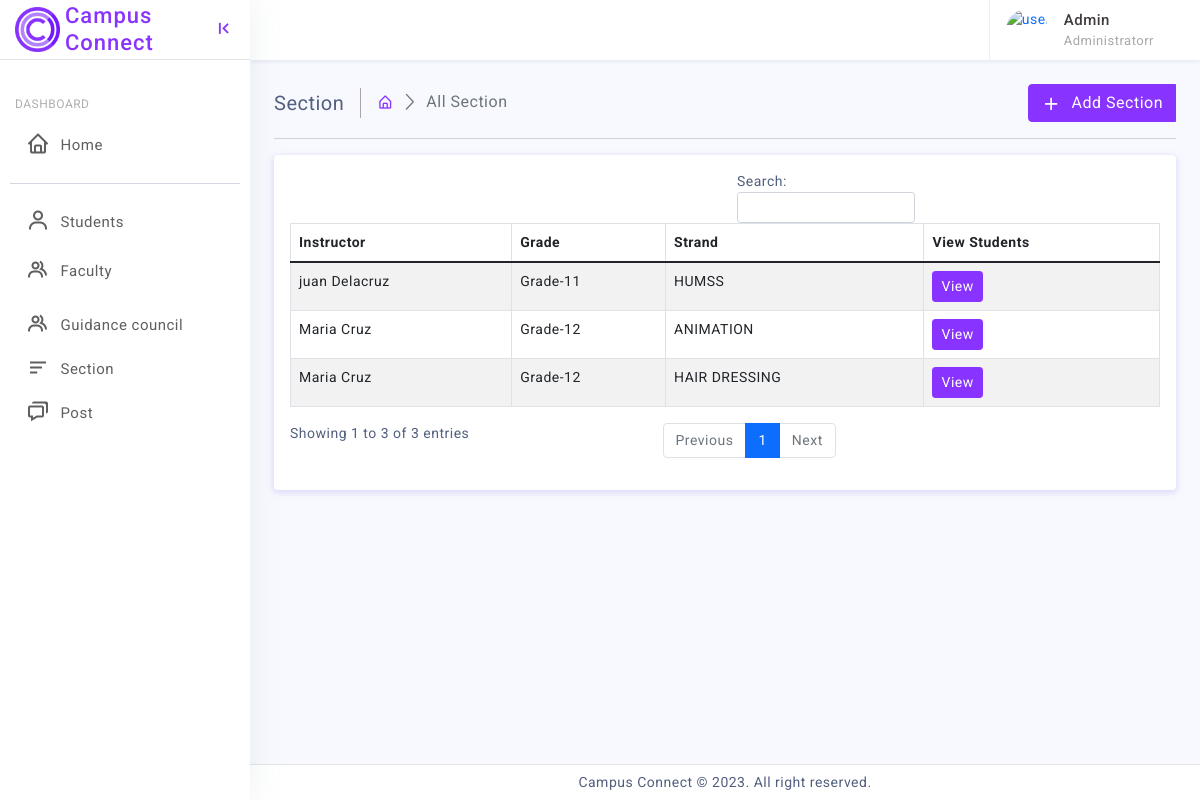
/admin/section.php (signed in), run on the app's committed database.
### tables this page shows
CREATE TABLE `section` (
  `id` int(11) NOT NULL,
  `grade` int(11) NOT NULL,
  `strand` int(11) NOT NULL,
  `instructor` int(11) NOT NULL
);

CREATE TABLE `faculty_info` (
  `faculty_id` int(11) NOT NULL,
  `userID` int(11) NOT NULL,
  `first_name` varchar(255) DEFAULT NULL,
  `last_name` varchar(255) DEFAULT NULL,
  `birthday` date DEFAULT NULL,
  `gender` enum('male','female','other') DEFAULT NULL,
  `address` varchar(255) DEFAULT NULL,
  `image` varchar(255) DEFAULT NULL,
  `email` varchar(255) DEFAULT NULL
);

CREATE TABLE `strand` (
  `strand_id` int(11) NOT NULL,
  `strand` varchar(255) NOT NULL
);

### admin/section.php (the view, shortened to what this page needs)
<?php
include("sidebar.php");
?>
		<div class="page-wrapper">
			<div class="page-content">
				<div class="page-breadcrumb d-none d-sm-flex align-items-center mb-3">
					<div class="breadcrumb-title pe-3">Section</div>
					<div class="ps-3">
						<nav aria-label="breadcrumb">
							<ol class="breadcrumb mb-0 p-0">
								<li class="breadcrumb-item"><a href="javascript:;"><i class="bx bx-home-alt"></i></a>
								</li>
								<li class="breadcrumb-item active" aria-current="page">All Section</li>
							</ol>
						</nav>
					</div>
					<div class="ms-auto">
						<div class="btn-group">
									<button type="button" class="btn btn-primary" data-bs-toggle="modal" data-bs-target="#exampleVerticallycenteredModal">
  <i class='bx bx-plus'></i> Add Section
</button>
						</div>
					</div>
				</div>
				<hr/>
				<div class="card">
					<div class="card-body">
						<div class="table-responsive">
						<?php
$select_query = "SELECT faculty_info.first_name, faculty_info.last_name, section.strand, section.grade, strand.strand AS strand_name
                 FROM faculty_info
                 INNER JOIN section ON faculty_info.faculty_id = section.instructor
                 INNER JOIN strand ON section.strand = strand.strand_id";
$result = $con->query($select_query);
if ($result) {
    echo '<table id="example2" class="table table-striped table-bordered">';
    echo '<thead>';
    echo '<tr>';
    echo '<th>Instructor</th>';
    echo '<th>Grade</th>';
    echo '<th>Strand</th>';
      echo '<th>View Students</th>';
    echo '</tr>';
    echo '</thead>';
    echo '<tbody>';
    while ($row = $result->fetch_assoc()) {
        echo '<tr>';
        echo '<td>' . $row['first_name'] . ' ' . $row['last_name'] . '</td>';
        echo '<td> Grade-'. $row['grade'] . '</td>';
        echo '<td>' . $row['strand_name'] . '</td>';
      echo '<td><a href="viewstudentsection.php" class="btn btn-primary btn-sm">View</a></td>';
        echo '</tr>';
    }
    echo '</tbody>';
    echo '</table>';
} else {
    echo 'Error executing the query: ' . $con->error;
}
?>
						</div>
					</div>
				</div>
			</div>
		</div>
	<footer class="page-footer">
			<p class="mb-0">Campus Connect © 2023. All right reserved.</p>
		</footer>
	</div>
</body>
</html>

### admin/sidebar.php (shortened to what this page needs)
<!doctype html>
<html lang="en">
<head>
	<link href="assets/plugins/simplebar/css/simplebar.css" rel="stylesheet" />
	<link href="assets/plugins/perfect-scrollbar/css/perfect-scrollbar.css" rel="stylesheet" />
	<link href="assets/plugins/highcharts/css/highcharts.css" rel="stylesheet" />
	<link href="assets/plugins/metismenu/css/metisMenu.min.css" rel="stylesheet" />
	<link href="assets/plugins/vectormap/jquery-jvectormap-2.0.2.css" rel="stylesheet" />
	<link href="assets/css/pace.min.css" rel="stylesheet" />
	<link href="assets/css/bootstrap.min.css" rel="stylesheet">
	<link href="assets/css/bootstrap-extended.css" rel="stylesheet">
	<link href="assets/css/app.css" rel="stylesheet">
	<link href="assets/css/icons.css" rel="stylesheet">
	<link rel="stylesheet" href="assets/css/dark-theme.css" />
	<link rel="stylesheet" href="assets/css/semi-dark.css" />
	<link rel="stylesheet" href="assets/css/header-colors.css" />
</head>
<body>
	<div class="wrapper">
		<div class="sidebar-wrapper" data-simplebar="true">
			<div class="sidebar-header">
				<div>
					<img src="assets/images/logo-icon.png" class="logo-icon" alt="logo icon">
				</div>
				<div>
					<h4 class="logo-text">Campus Connect</h4>
				</div>
				<div class="toggle-icon ms-auto"><i class='bx bx-first-page'></i>
				</div>
			</div>
			<ul class="metismenu" id="menu">
                 <li class="menu-label">Dashboard</li>
				<li>
					<a href="dashboard.php" >
						<div class="parent-icon"><i class='bx bx-home'></i>
						</div>
						<div class="menu-title">Home</div>
					</a>
				</li>
             <hr>
                	<li>
					<a href="users.php">
						<div class="parent-icon"><i class='bx bx-user' ></i>
						</div>
						<div class="menu-title">Students</div>
					</a>
				</li>
				 	<li>
					<a href="faculty.php">
						<div class="parent-icon"><i class='bx bx-group' ></i>
						</div>
						<div class="menu-title">Faculty</div>
					</a>
				</li>
				  	<li>
					<a href="guidance.php">
						<div class="parent-icon"><i class='bx bx-group' ></i>
						</div>
						<div class="menu-title">Guidance council</div>
					</a>
				</li>
					<a href="section.php">
						<div class="parent-icon"><i class='bx bx-menu-alt-left' ></i>
						</div>
						<div class="menu-title">Section</div>
					</a>
				 	<li>
					<a href="post.php">
						<div class="parent-icon"><i class='bx bx-chat' ></i>
						</div>
						<div class="menu-title">Post</div>
					</a>
				</li>
			</ul>
		</div>
			<header>
			<div class="topbar d-flex align-items-center">
				<nav class="navbar navbar-expand">
				<div class="user-box dropdown">
						<a class="d-flex align-items-center nav-link dropdown-toggle dropdown-toggle-nocaret" href="#" role="button" data-bs-toggle="dropdown" aria-expanded="false">
							<img src="assets/images/avatars/admin.png" class="user-img" alt="user avatar">
							<div class="user-info ps-3">
								<p class="user-name mb-0 ">Admin</p>
								<p class="designattion mb-0">Administratorr</p>
							</div>
						</a>
					</div>
				</nav>
			</div>
		</header>

### admin/assets/css/app.css (style rules this page uses)
body { font-size: 14px; color: #525f7f; background-color: #f8f9fe; letter-spacing: 0.5px; overflow-x: hidden; font-family: 'Roboto', sans-serif; }
a { text-decoration: none; }
.wrapper { width: 100%; position: relative; }
.sidebar-wrapper { width: 250px; height: 100%; position: fixed; top: 0px; bottom: 0; left: 0px; background: #ffffff; border-right: 0px solid #e4e4e4; z-index: 11; box-shadow: 0 0 2rem 0 rgb(136 152 170 / 15%); transition: all .2s ease-out; }
.sidebar-header { width: 250px; height: 60px; display: flex; align-items: center; position: absolute; top: 0px; bottom: 0; padding: 0 15px; z-index: 5; background: #ffffff; background-clip: border-box; border-bottom: 1px solid #e4e4e4; }
.logo-icon { width: 45px; }
.logo-text { font-size: 22px; margin-left: 5px; margin-bottom: 0; letter-spacing: 1px; color: #8833ff; }
.toggle-icon { font-size: 22px; cursor: pointer; color: #8833ff; }
.topbar { position: fixed; top: 0; left: 250px; right: 0; height: 60px; background: #ffffff; border-bottom: 1px solid rgb(228 228 228 / 0%); background-clip: border-box; z-index: 10; box-shadow: 0 0.125rem 0.25rem rgb(136 152 170 / 15%); }
.topbar .navbar { width: 100%; height: 60px; padding-left: 30px; padding-right: 30px; }
.page-wrapper { height: 100%; margin-top: 60px; margin-bottom: 30px; margin-left: 250px; }
.page-content { padding: 1.5rem; }
.page-footer { background: #ffffff; left: 250px; right: 0; bottom: 0; position: fixed; text-align: center; padding: 7px; font-size: 14px; border-top: 1px solid #e4e4e4; z-index: 3; }
.sidebar-wrapper ul { padding: 0; margin: 0; list-style: none; background: transparent; }
.sidebar-wrapper .metismenu { background: transparent; display: -webkit-box; display: -ms-flexbox; display: flex; padding: 10px; margin-top: 60px; -webkit-box-orient: vertical; -webkit-box-direction: normal; -ms-flex-direction: column; flex-direction: column; }
.sidebar-wrapper .metismenu li+li { margin-top: 5px; }
.sidebar-wrapper .metismenu li:first-child { margin-top: 5px; }
.sidebar-wrapper .metismenu li:last-child { margin-bottom: 5px; }
.sidebar-wrapper .metismenu>li { display: -webkit-box; display: -ms-flexbox; display: flex; -webkit-box-orient: vertical; -webkit-box-direction: normal; -ms-flex-direction: column; flex-direction: column; position: relative; }
.sidebar-wrapper .metismenu a { position: relative; display: flex; align-items: center; justify-content: left; padding: 8px 15px; font-size: 15px; color: #5f5f5f; outline-width: 0; text-overflow: ellipsis; overflow: hidden; letter-spacing: .5px; border: 1px solid #ffffff00; transition: all .3s ease-out; }
.sidebar-wrapper .metismenu a .parent-icon { font-size: 24px; line-height: 1; }
.sidebar-wrapper .metismenu a .menu-title { margin-left: 10px; }
.menu-label { padding: 20px 15px 5px 5px; color: #b0afaf; text-transform: uppercase; font-size: 12px; letter-spacing: 0.5px; }
.breadcrumb-title { font-size: 20px; border-right: 1.5px solid #aaa4a4; }
.page-breadcrumb .breadcrumb li.breadcrumb-item { font-size: 16px; }
.page-breadcrumb .breadcrumb-item+.breadcrumb-item::before { display: inline-block; padding-right: .5rem; color: #6c757d; font-family: 'LineIcons'; content: "\ea5c"; }
.btn i { vertical-align: middle; font-size: 1.3rem; margin-top: -1em; margin-bottom: -1em; margin-right: 5px; }
.dropdown-toggle-nocaret:after { display: none }
.user-img { width: 42px; height: 42px; border-radius: 50%; border: 0px solid #e5e5e5; padding: 0px; }
.user-info .user-name { font-size: 15px; font-weight: 500; color: #413c3c; }
.user-info .designattion { font-size: 13px; color: #a9a8a8; }
.user-box { display: flex; align-items: center; height: 60px; border-left: 1px solid #f0f0f0; margin-left: 1rem; }

### data on the page
section: instructor.first_name "juan", instructor.last_name "Delacruz", grade "11", strand.strand "HUMSS"
section: instructor.first_name "Maria", instructor.last_name "Cruz", grade "12", strand.strand "ANIMATION"
section: instructor.first_name "Maria", instructor.last_name "Cruz", grade "12", strand.strand "HAIR DRESSING"
